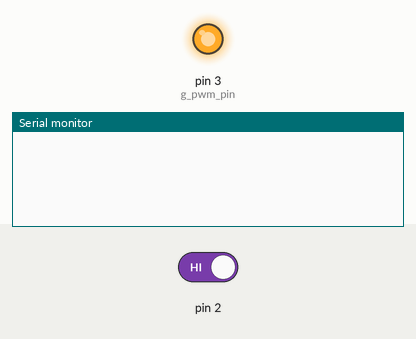
Simulated run of this sketch. Board: Arduino Uno, built with avr-gcc and run on an emulated ATmega328P. On the bench: output pins drawn as LEDs (lit = HIGH), the last lines printed to the serial monitor. The test bench sets the inputs (shaded band); at power-on: pin 2 HIGH.

Above: at 1.2 s.
1.3 s: pin 2 driven LOW
At 2.5 s:
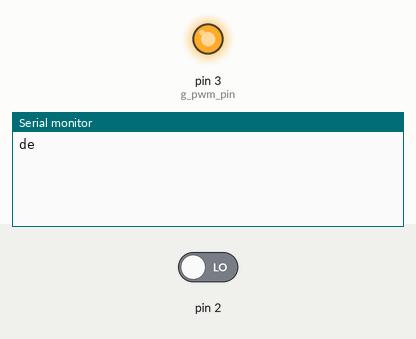
2.8 s: pin 2 driven HIGH
At 3.7 s:
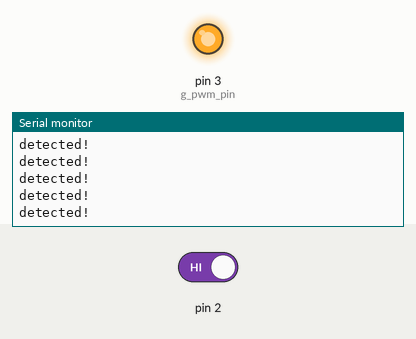

Measured:
- after the input at 1.3 s, the serial monitor: prints a new line at once (image 1)
- after the input at 2.8 s, the serial monitor: prints a new line at once (image 2)

The sketch:

rgb_vave.ino
```cpp
#include<IRremote.h>

IRsend irsend;
int g_flag=0;
int g_pwm_pin=3;

void recv_isr()
{
	g_flag=1;

}
/*
void setup()
{
  Serial.begin(9600);
  irsend.enableIROut(38);
  TCCR2A |= _BV(COM2B1);

  attachInterrupt(0,recv_isr,LOW);
  //irsend.sendNEC(1,1);
}
void loop() {
  //irsend.sendNEC(1,1);

	if(g_flag==1){
		g_flag=0;
		Serial.println("detected!");
	}
}
*/
void pwm()
{
	TCNT2=0;
	pinMode(3,OUTPUT);
	TCCR2A |= _BV(COM2A0) | _BV(COM2B1) | _BV(WGM21) | _BV(WGM20);
	TCCR2B = _BV(WGM22) | _BV(CS21);
}

void setup()
{
  Serial.begin(9600);

  pwm();

  attachInterrupt(0,recv_isr,LOW);
  //irsend.sendNEC(1,1);
}
void loop() {
  //irsend.sendNEC(1,1);

	if(g_flag==1){
		g_flag=0;
		Serial.println("detected!");
	}
}
```
